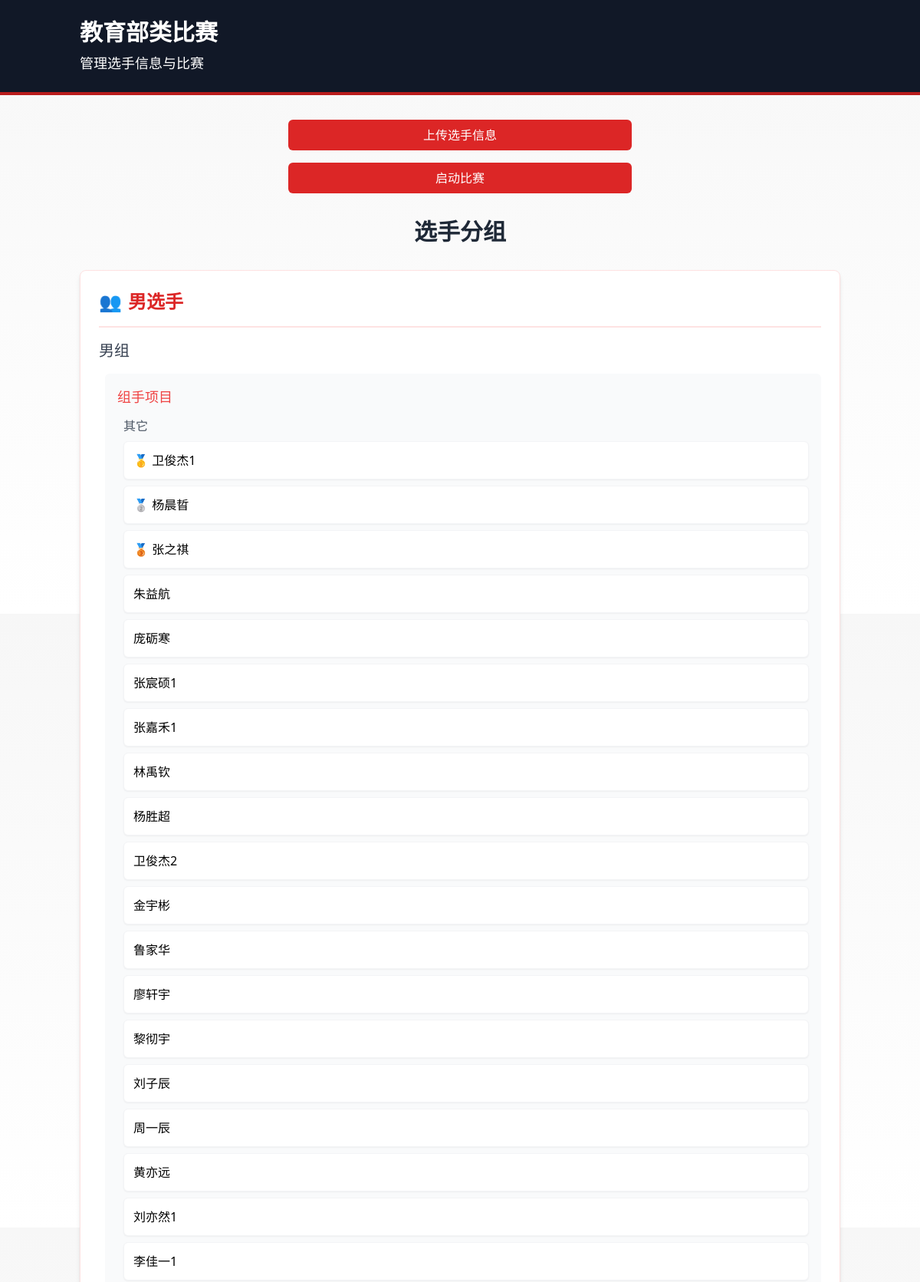
The app's page /school (upper part) with its own data.
### app.py (models this page shows)
class AthStu(db.Model):
    __tablename__ = 'ath_stu'
    id = db.Column(db.Integer, primary_key=True)
    name = db.Column(db.String(100), nullable=False)
    gender = db.Column(db.String(10), nullable=False)
    birth = db.Column(db.Date, nullable=False)
    group = db.Column(db.String(50), nullable=False)
    program = db.Column(db.String(50), nullable=False)
    school = db.Column(db.String(100))
    district = db.Column(db.String(50))
    emergency_phone_call = db.Column(db.String(20), nullable=False)
    win_num = db.Column(db.Integer, default=0)

### app.py (the view)
@app.route('/school')
def school():
    groups = categorize_players()
    return render_template('school.html', groups=groups)

### templates/school.html (shortened to what this page needs)
<!DOCTYPE html>
<html lang="zh-CN">
<head>
    <script src="https://cdn.tailwindcss.com"></script>
</head>
<body class="flex flex-col">
    <header class="karate-header bg-gray-900 text-white py-6">
        <div class="container mx-auto px-4">
            <h1 class="text-3xl font-bold">教育部类比赛</h1>
            <p class="mt-2 text-lg">管理选手信息与比赛</p>
        </div>
    </header>
    <main class="flex-grow container mx-auto px-4 py-8">
        <div class="max-w-md mx-auto space-y-4 mb-8">
            <a href="{{ url_for('upload') }}"
               class="block w-full bg-red-600 text-white py-2 px-4 rounded-md text-center hover:bg-red-700 transition">
                上传选手信息
            </a>
            <a href="{{ url_for('stu_generate_matching') }}"
               class="block w-full bg-red-600 text-white py-2 px-4 rounded-md text-center hover:bg-red-700 transition">
                启动比赛
            </a>
        </div>
        {% if groups %}
        <div class="space-y-8">
            <h2 class="text-3xl font-bold text-gray-800 text-center">选手分组</h2>
            <div class="space-y-8">
                {% for gender, groups in groups['students'].items() %}
                <div class="group-card bg-white rounded-lg shadow-md p-6 border border-red-100">
                    <h3 class="text-2xl font-semibold text-red-600 mb-4">
                        <span class="mr-2">👥</span>{{ gender }}选手
                    </h3>
                    <div class="divider mb-4"></div>
                    {% for group_name, programs in groups.items() %}
                    <div class="mb-6">
                        <h4 class="text-xl font-medium text-gray-700 mb-3">{{ group_name }}组</h4>
                        {% for program_type, subgroups in programs.items() %}
                        <div class="ml-2 mt-4 bg-gray-50 rounded-md p-4">
                            <h5 class="text-lg font-medium text-red-500 mb-2">{{ program_type }}项目</h5>
                            {% for subgroup_name, players in subgroups.items() %}
                            <div class="ml-2 mt-3">
                                <h6 class="text-md font-medium text-gray-600 mb-2">{{ subgroup_name }}</h6>
                                <ul class="space-y-2">
                                    {% for player in players %}
                                    <li class="player-item bg-white p-3 rounded-md shadow-sm border border-gray-100 hover:bg-red-50 cursor-pointer"
                                        onclick="showPlayerDetails('{{ player.id }}')">
                                        {% if loop.index == 1 %}🥇 {% endif %}
                                        {% if loop.index == 2 %}🥈 {% endif %}
                                        {% if loop.index == 3 %}🥉 {% endif %}
                                        {{ player.name }}
                                    </li>
                                    {% endfor %}
                                </ul>
                            </div>
                            {% endfor %}
                        </div>
                        {% endfor %}
                    </div>
                    {% endfor %}
                </div>
                {% endfor %}
            </div>
        </div>
        {% else %}
        <div class="text-center py-8">
            <p class="text-lg text-gray-600">暂无选手分组信息，请上传选手数据。</p>
        </div>
        {% endif %}
    </main>
</body>
</html>

### templates/school.html (style rules this page uses)
body { background: linear-gradient(to bottom, #f7f7f7, #ffffff); min-height: 100vh; }
.karate-header { border-bottom: 4px solid #b91c1c; }
.group-card { transition: transform 0.2s ease-in-out; }
.divider { border-top: 2px solid #fee2e2; }
.player-item { transition: background-color 0.2s ease; }

### records on screen
AthStu: name "卫俊杰1"
AthStu: name "杨晨晢"
AthStu: name "张之祺"
AthStu: name "朱益航"
AthStu: name "庞砺寒"
AthStu: name "张宸硕1"
AthStu: name "张嘉禾1"
AthStu: name "林禹钦"
AthStu: name "杨胜超"
AthStu: name "卫俊杰2"
AthStu: name "金宇彬"
AthStu: name "鲁家华"
AthStu: name "廖轩宇"
AthStu: name "黎彻宇"
AthStu: name "刘子辰"
AthStu: name "周一辰"
AthStu: name "黄亦远"
AthStu: name "刘亦然1"
AthStu: name "李佳一1"

### other values on screen
{{ gender }} "男"
{{ group_name }} "男"
{{ program_type }} "组手"
{{ subgroup_name }} "其它"
